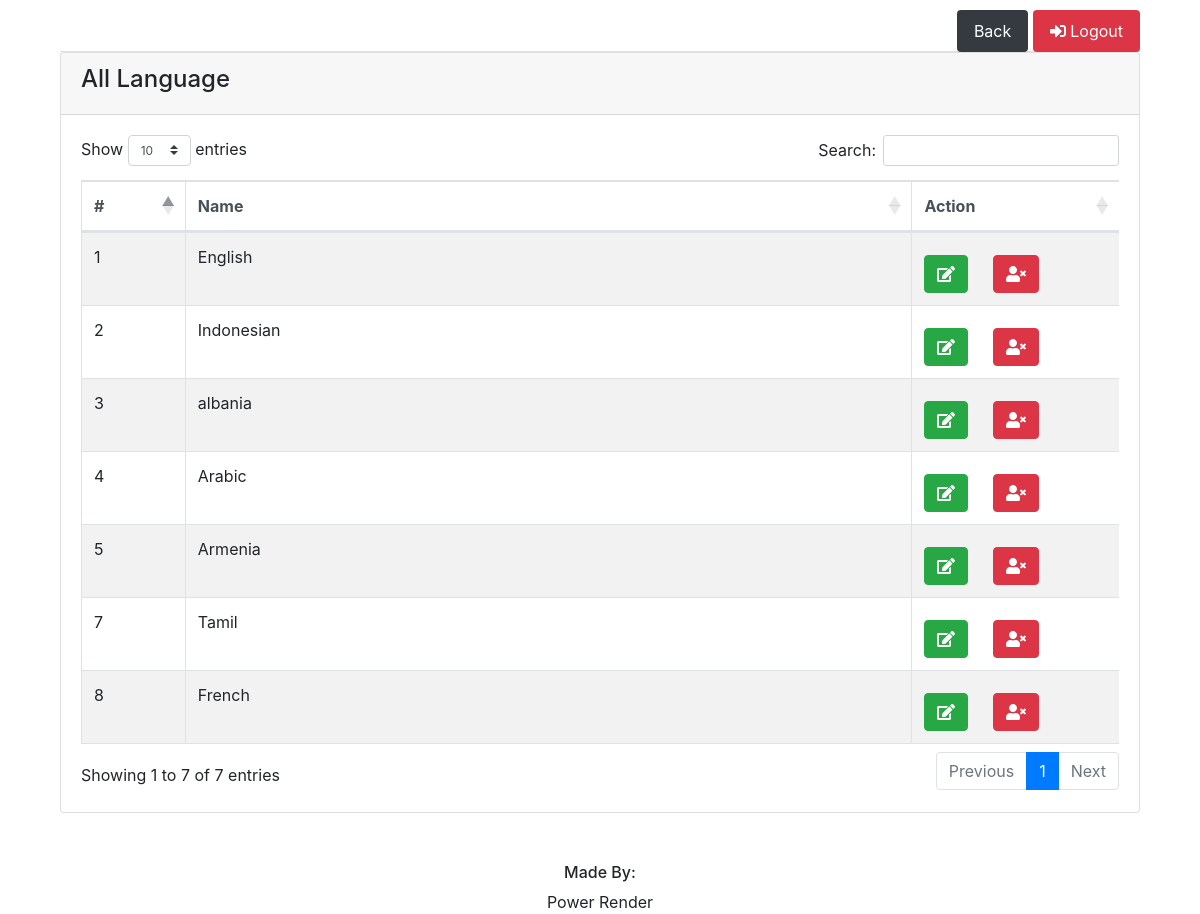
/language.php (signed in), run on the app's committed database.
### tables this page shows
CREATE TABLE `tbl_language` (
  `id_language` int(222) NOT NULL,
  `name_language` varchar(225) NOT NULL
);

### include/demo.php (called while the page is built)
<?php
	$demoOrLive = 1;
?>

### language.php (the view, shortened to what this page needs)
<?php include 'include/header.php';?>
<?php include 'include/demo.php';?>
<body>
	<div class="container">
	<div class="mx-auto col-sm-12 main-section" id="myTab" role="tablist">
		<?php include 'include/child-tab.php';?>
		<div class="tab-content" id="myTabContent">
			<div role="tabpanel">
				<div class="card">
					<div class="card-header">
						<h4>All Language</h4>
					</div>
					<div class="card-body">
						<div class="table-responsive">
							<table id="userList" class="table table-bordered table-hover table-striped">
								<thead class="thead-light">
								<tr>
									<th scope="col" style="width: 10%;">#</th>
									<th scope="col" style="width: 70%;">Name</th>
									<th scope="col" style="width: 20%;">Action</th>
								</tr>
								</thead>
								<tbody>
								<?php
									$cat = mysqli_query($conn, "SELECT * from tbl_language");
									while($row = mysqli_fetch_array($cat))
									{ ?>
										<tr>
										<td><?php echo $row['id_language'] ?></td>
										<td><?php echo $row['name_language'] ?></td>
										<td>
											<?php
												if ($demoOrLive == "1") { ?>
													<a href="editlanguage?id_language=<?php echo $row['id_language'];?>" class="btn btn-success"><i class="fa fa-edit"></i></a>
											<?php } else {?>
													<a href="" class="btn btn-success"><i class="fa fa-edit"></i></a>
											<?php } ?>
											<?php
												if ($demoOrLive == "1") { ?>
													<a href="?id_language=<?php echo $row['id_language'];?>" class="btn btn-danger" onclick="return confirm('Are you sure you want to delete this Language?')"><i class="fa fa-user-times"></i></a>
											<?php } else {?>
													<a href="" class="btn btn-danger" onclick="return confirm('Are you sure you want to delete this Language?')"><i class="fa fa-user-times"></i></a>
											<?php } ?>
										</td>
										</tr>
									<?php }
								?>
								</tbody>
							</table>
						</div>
					</div>
				</div>
			</div>
		</div>
	</div>
</div>
<?php include 'include/footer.php';?>
</body>
</html>

### assets/css/styles.css (style rules this page uses)
td a { margin-top: 10px; }

### data on the page
tbl_language: id_language "1", name_language "English"
tbl_language: id_language "2", name_language "Indonesian"
tbl_language: id_language "3", name_language "albania"
tbl_language: id_language "4", name_language "Arabic"
tbl_language: id_language "5", name_language "Armenia"
tbl_language: id_language "7", name_language "Tamil"
tbl_language: id_language "8", name_language "French"
